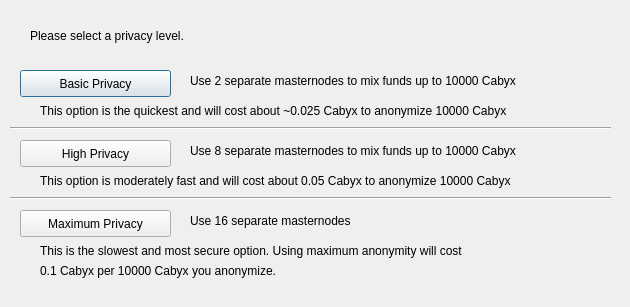
<?xml version="1.0" encoding="UTF-8"?>
<ui version="4.0">
 <class>ObfuscationConfig</class>
 <widget class="QDialog" name="ObfuscationConfig">
  <property name="geometry">
   <rect>
    <x>0</x>
    <y>0</y>
    <width>630</width>
    <height>307</height>
   </rect>
  </property>
  <property name="windowTitle">
   <string>Configure Obfuscation</string>
  </property>
  <widget class="QPushButton" name="buttonBasic">
   <property name="geometry">
    <rect>
     <x>20</x>
     <y>70</y>
     <width>151</width>
     <height>27</height>
    </rect>
   </property>
   <property name="text">
    <string>Basic Privacy</string>
   </property>
  </widget>
  <widget class="QPushButton" name="buttonHigh">
   <property name="geometry">
    <rect>
     <x>20</x>
     <y>140</y>
     <width>151</width>
     <height>27</height>
    </rect>
   </property>
   <property name="text">
    <string>High Privacy</string>
   </property>
  </widget>
  <widget class="QPushButton" name="buttonMax">
   <property name="geometry">
    <rect>
     <x>20</x>
     <y>210</y>
     <width>151</width>
     <height>27</height>
    </rect>
   </property>
   <property name="text">
    <string>Maximum Privacy</string>
   </property>
  </widget>
  <widget class="QLabel" name="label">
   <property name="geometry">
    <rect>
     <x>30</x>
     <y>20</y>
     <width>571</width>
     <height>31</height>
    </rect>
   </property>
   <property name="text">
    <string>Please select a privacy level.</string>
   </property>
  </widget>
  <widget class="QLabel" name="label_2">
   <property name="geometry">
    <rect>
     <x>190</x>
     <y>70</y>
     <width>421</width>
     <height>21</height>
    </rect>
   </property>
   <property name="text">
    <string>Use 2 separate masternodes to mix funds up to 10000 Cabyx</string>
   </property>
  </widget>
  <widget class="QLabel" name="label_3">
   <property name="geometry">
    <rect>
     <x>190</x>
     <y>140</y>
     <width>411</width>
     <height>21</height>
    </rect>
   </property>
   <property name="text">
    <string>Use 8 separate masternodes to mix funds up to 10000 Cabyx</string>
   </property>
  </widget>
  <widget class="QLabel" name="label_4">
   <property name="geometry">
    <rect>
     <x>190</x>
     <y>210</y>
     <width>421</width>
     <height>21</height>
    </rect>
   </property>
   <property name="text">
    <string>Use 16 separate masternodes</string>
   </property>
  </widget>
  <widget class="QLabel" name="label_6">
   <property name="geometry">
    <rect>
     <x>40</x>
     <y>100</y>
     <width>561</width>
     <height>21</height>
    </rect>
   </property>
   <property name="text">
    <string>This option is the quickest and will cost about ~0.025 Cabyx to anonymize 10000 Cabyx</string>
   </property>
  </widget>
  <widget class="QLabel" name="label_7">
   <property name="geometry">
    <rect>
     <x>40</x>
     <y>170</y>
     <width>561</width>
     <height>21</height>
    </rect>
   </property>
   <property name="text">
    <string>This option is moderately fast and will cost about 0.05 Cabyx to anonymize 10000 Cabyx</string>
   </property>
  </widget>
  <widget class="QLabel" name="label_8">
   <property name="geometry">
    <rect>
     <x>40</x>
     <y>240</y>
     <width>561</width>
     <height>21</height>
    </rect>
   </property>
   <property name="text">
    <string>This is the slowest and most secure option. Using maximum anonymity will cost</string>
   </property>
  </widget>
  <widget class="QLabel" name="label_9">
   <property name="geometry">
    <rect>
     <x>40</x>
     <y>260</y>
     <width>561</width>
     <height>21</height>
    </rect>
   </property>
   <property name="text">
    <string>0.1 Cabyx per 10000 Cabyx you anonymize.</string>
   </property>
  </widget>
  <widget class="Line" name="line">
   <property name="geometry">
    <rect>
     <x>10</x>
     <y>120</y>
     <width>601</width>
     <height>16</height>
    </rect>
   </property>
   <property name="orientation">
    <enum>Qt::Horizontal</enum>
   </property>
  </widget>
  <widget class="Line" name="line_2">
   <property name="geometry">
    <rect>
     <x>10</x>
     <y>190</y>
     <width>601</width>
     <height>16</height>
    </rect>
   </property>
   <property name="orientation">
    <enum>Qt::Horizontal</enum>
   </property>
  </widget>
 </widget>
 <resources/>
 <connections/>
</ui>
